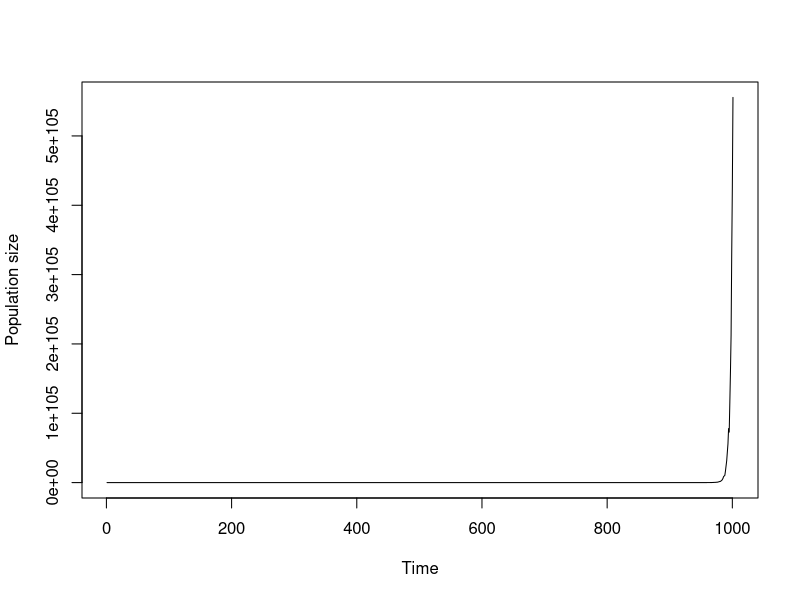
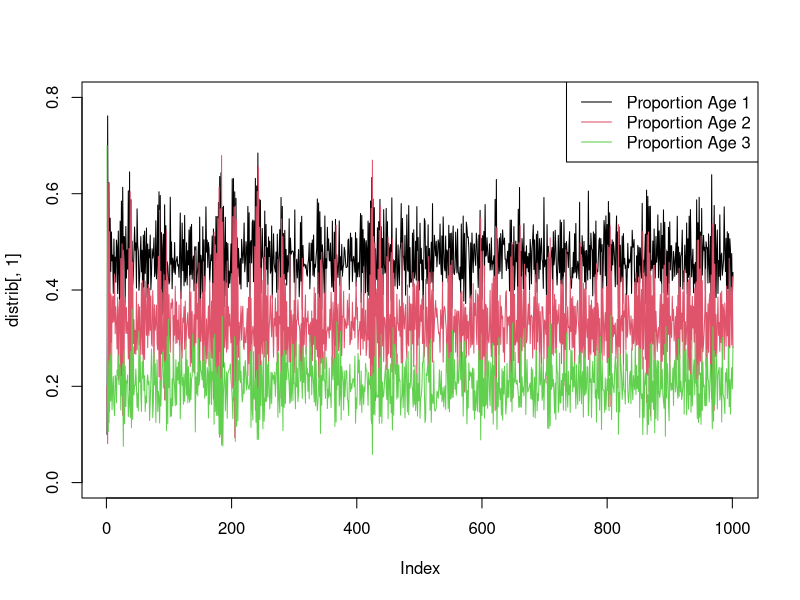
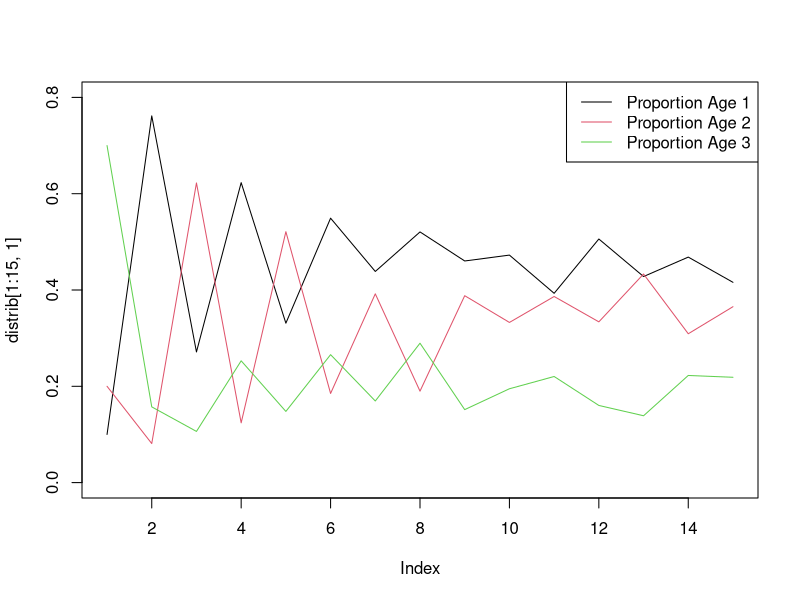
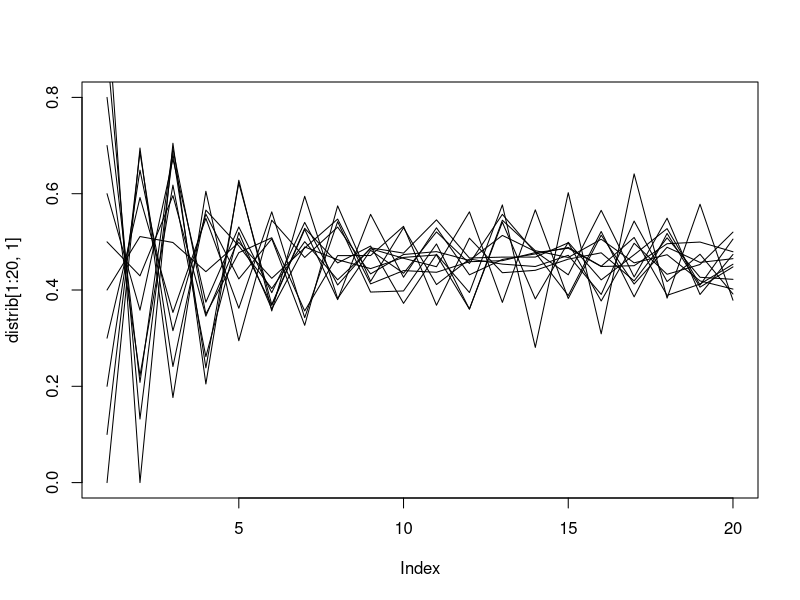

These charts were generated, in order, by the following R code:
# population plot

N = 3
T = 1000
b = 1.5
c = 0.9
d = 0.8
e = 0.5
eps = 0.3
pop = 100
J = 1000
v_0 <- c(0.1,0.2,0.7)

sample_L <- function(b, c, d, e, eps){
  L <- matrix(0,3,3)
  rdm <- runif(4, -eps, eps)
  L[1,2] = b + rdm[1]
  L[1,3] = e + rdm[4]
  L[2,1] = c + rdm[2]
  L[3,2] = d + rdm[3]
  return(L)
}

population <- numeric(T+1)
U <- v_0
distrib <- matrix(0,T+1,N)
population[1] <- pop
distrib[1,] <- v_0

for (t in seq_len(T)){
  L <- sample_L(b,c,d,e,eps)
  U=L%*%U
  population[t+1]=sum(U)
  distrib[t+1,]=U/population[t+1]
}
plot(population, type="l", ylab="Population size", xlab="Time")


plot1=plot(distrib[,1], col=1, type="l", ylim=c(0,0.8))+lines(distrib[,2], col=2, type="l", lty=1)+lines(distrib[,3], col=3, type="l", lty=1)
legend(legend=c("Proportion Age 1", "Proportion Age 2", "Proportion Age 3"), col=1:3, "topright", lty=1)


distrib[1:10,]   # it quickly converges to the stationary distributions, let's look at the first 15 steps

plot1=plot(distrib[1:15,1], col=1, type="l", ylim=c(0,0.8))+lines(distrib[1:15,2], col=2, type="l", lty=1)+lines(distrib[1:15,3], col=3, type="l", lty=1)
legend(legend=c("Proportion Age 1", "Proportion Age 2", "Proportion Age 3"), col=1:3, "topright", lty=1)


# Let's see how v[1] behaves with different starting values v_0


v_0 <- c(0,0.5,0.5)
population <- numeric(T+1)
U <- v_0
distrib <- matrix(0,T+1,N)
population[1] <- pop
distrib[1,] <- v_0
for (t in seq_len(T)){
  L <- sample_L(b,c,d,e,eps)
  U=L%*%U
  population[t+1]=sum(U)
  distrib[t+1,]=U/population[t+1]
}
plot(distrib[1:20,1], col=1, type="l", ylim=c(0,0.8))


v_0 <- c(0.1,0.2,0.7)
population <- numeric(T+1)
U <- v_0
distrib <- matrix(0,T+1,N)
population[1] <- pop
distrib[1,] <- v_0
for (t in seq_len(T)){
  L <- sample_L(b,c,d,e,eps)
  U=L%*%U
  population[t+1]=sum(U)
  distrib[t+1,]=U/population[t+1]
}
lines(distrib[1:20,1], col=1, type="l", ylim=c(0,0.8))

v_0 <- c(0.2,0.4,0.4)
population <- numeric(T+1)
U <- v_0
distrib <- matrix(0,T+1,N)
population[1] <- pop
distrib[1,] <- v_0
for (t in seq_len(T)){
  L <- sample_L(b,c,d,e,eps)
  U=L%*%U
  population[t+1]=sum(U)
  distrib[t+1,]=U/population[t+1]
}
lines(distrib[1:20,1], col=1, type="l", ylim=c(0,0.8))


v_0 <- c(0.3,0.4,0.3)
population <- numeric(T+1)
U <- v_0
distrib <- matrix(0,T+1,N)
population[1] <- pop
distrib[1,] <- v_0
for (t in seq_len(T)){
  L <- sample_L(b,c,d,e,eps)
  U=L%*%U
  population[t+1]=sum(U)
  distrib[t+1,]=U/population[t+1]
}
lines(distrib[1:20,1], col=1, type="l", ylim=c(0,0.8))



v_0 <- c(0.4,0.3,0.3)
population <- numeric(T+1)
U <- v_0
distrib <- matrix(0,T+1,N)
population[1] <- pop
distrib[1,] <- v_0
for (t in seq_len(T)){
  L <- sample_L(b,c,d,e,eps)
  U=L%*%U
  population[t+1]=sum(U)
  distrib[t+1,]=U/population[t+1]
}
lines(distrib[1:20,1], col=1, type="l", ylim=c(0,0.8))


v_0 <- c(0.5,0.3,0.2)
population <- numeric(T+1)
U <- v_0
distrib <- matrix(0,T+1,N)
population[1] <- pop
distrib[1,] <- v_0
for (t in seq_len(T)){
  L <- sample_L(b,c,d,e,eps)
  U=L%*%U
  population[t+1]=sum(U)
  distrib[t+1,]=U/population[t+1]
}
lines(distrib[1:20,1], col=1, type="l", ylim=c(0,0.8))

v_0 <- c(0.6,0.2,0.2)
population <- numeric(T+1)
U <- v_0
distrib <- matrix(0,T+1,N)
population[1] <- pop
distrib[1,] <- v_0
for (t in seq_len(T)){
  L <- sample_L(b,c,d,e,eps)
  U=L%*%U
  population[t+1]=sum(U)
  distrib[t+1,]=U/population[t+1]
}
lines(distrib[1:20,1], col=1, type="l", ylim=c(0,0.8))


v_0 <- c(0.7,0.2,0.1)
population <- numeric(T+1)
U <- v_0
distrib <- matrix(0,T+1,N)
population[1] <- pop
distrib[1,] <- v_0
for (t in seq_len(T)){
  L <- sample_L(b,c,d,e,eps)
  U=L%*%U
  population[t+1]=sum(U)
  distrib[t+1,]=U/population[t+1]
}
lines(distrib[1:20,1], col=1, type="l", ylim=c(0,0.8))

v_0 <- c(0.8,0.1,0.1)
population <- numeric(T+1)
U <- v_0
distrib <- matrix(0,T+1,N)
population[1] <- pop
distrib[1,] <- v_0
for (t in seq_len(T)){
  L <- sample_L(b,c,d,e,eps)
  U=L%*%U
  population[t+1]=sum(U)
  distrib[t+1,]=U/population[t+1]
}
lines(distrib[1:20,1], col=1, type="l", ylim=c(0,0.8))


v_0 <- c(0.9,0.1,0)
population <- numeric(T+1)
U <- v_0
distrib <- matrix(0,T+1,N)
population[1] <- pop
distrib[1,] <- v_0
for (t in seq_len(T)){
  L <- sample_L(b,c,d,e,eps)
  U=L%*%U
  population[t+1]=sum(U)
  distrib[t+1,]=U/population[t+1]
}
lines(distrib[1:20,1], col=1, type="l", ylim=c(0,0.8))


v_0 <- c(1,0,0)
population <- numeric(T+1)
U <- v_0
distrib <- matrix(0,T+1,N)
population[1] <- pop
distrib[1,] <- v_0
for (t in seq_len(T)){
  L <- sample_L(b,c,d,e,eps)
  U=L%*%U
  population[t+1]=sum(U)
  distrib[t+1,]=U/population[t+1]
}
lines(distrib[1:20,1], col=1, type="l", ylim=c(0,0.8))
